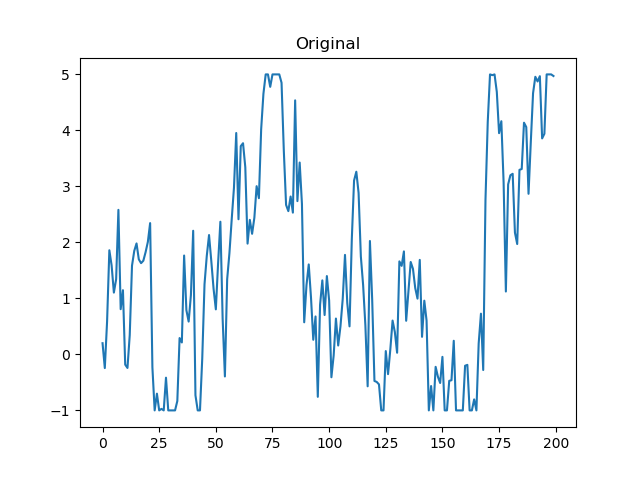

Generate this figure with Python:
#!/usr/bin/env python3

"""
walk.py - manipulate and plot "walk.txt"
Ken Youens-Clark
27 August 2018
"""

import numpy as np
import matplotlib.pyplot as plt


# --------------------------------------------------
def main():
    """
    main()
    """
    dat = np.loadtxt('../data/walk.txt')
    print('Data  : min "{:5}, max "{:5}", shape "{}"'.format(
        dat.min(), dat.max(), dat.shape))

    abs_min = np.abs(dat.min())
    scaled = (dat + abs_min) / (dat.max() + abs_min)
    print('Scaled: min "{:5}, max "{:5}", shape "{}"'.format(
        scaled.min(), scaled.max(), scaled.shape))

    outfile = '../data/walk_scale01.txt'
    np.savetxt(outfile, scaled)
    print('Scaled data saved to "{}"'.format(outfile))

    plot_1d_array(arr=dat, title='Original', outfile='walk.png')
    plot_1d_array(arr=scaled, title='Scaled', outfile='walk_scaled.png')


# --------------------------------------------------
def plot_1d_array(arr, title=None, outfile=None):
    """
    Plot a 1D array
    :param: arr - a 1D Numpy array
    :param: title - figure title (str)
    :param: outfile - path to write image (str)

    :return: void
    """

    plt.figure()
    if title:
        plt.title(title)
    plt.plot(arr)

    if outfile:
        plt.savefig(outfile)
        print('Wrote to "{}"'.format(outfile))

    plt.show()


# --------------------------------------------------
if __name__ == '__main__':
    main()
